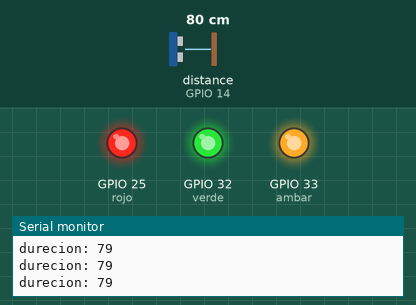
Recording of a sketch running on a simulated ESP32. Parts: output pins drawn as LEDs (lit = HIGH), the last lines printed to the serial monitor. Wiring (inferred from the names in the program): ultrasonic range finder: trigger GPIO 27; echo GPIO 14. Dashed ring = blinking. The test bench sets the inputs (shaded band); at power-on: distance to the obstacle (sensor on GPIO 14) 80 cm. The echo pulse lasts 58.3 µs per cm; pins used as bus, display or sensor lines are not drawn.

Above: at 1.2 s.
1.3 s: distance to the obstacle (sensor on GPIO 14) set to 18 cm
4.3 s: distance to the obstacle (sensor on GPIO 14) set to 15 cm
At 5.7 s:
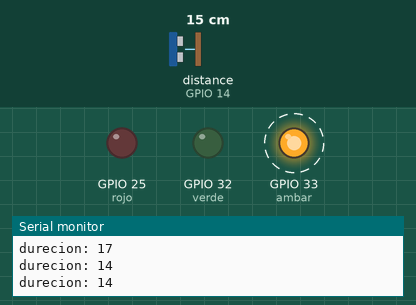
7.3 s: distance to the obstacle (sensor on GPIO 14) set to 8 cm
10.3 s: distance to the obstacle (sensor on GPIO 14) set to 5 cm
At 10.9 s:
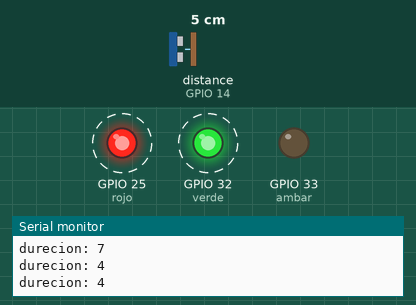
13.3 s: distance to the obstacle (sensor on GPIO 14) set to 9 cm
At 13.8 s:
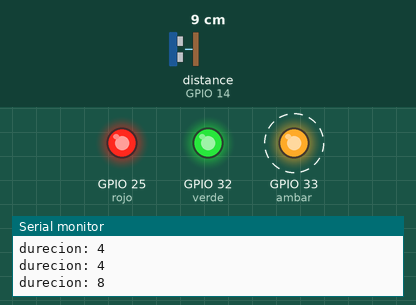
16.3 s: distance to the obstacle (sensor on GPIO 14) set to 2 cm
At 16.61 s:
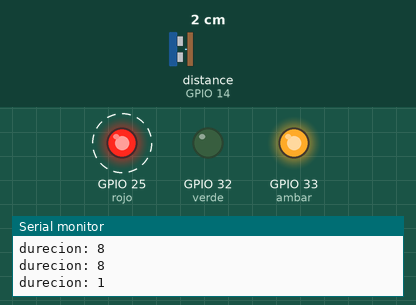
Timing chart, 0 to 20.3 s (numbered marks = the images above; inputs shaded):
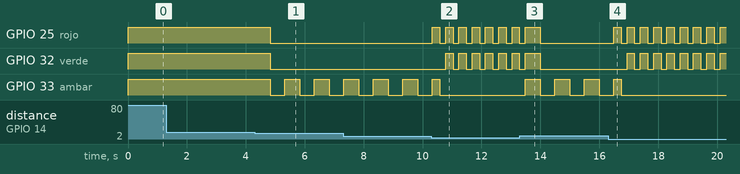

The sketch:

parking.ino
```cpp
// ULTRASONIDOS
#define emisorOnda   27
#define receptorOnda 14

//LED
#define rojo 25
#define ambar 33
#define verde 32

//Constantes
#define on HIGH
#define off LOW

int cm, duracion;

void setup() {
  // ULTRASONIDOS
  pinMode(emisorOnda, OUTPUT);
  pinMode(receptorOnda, INPUT);
  digitalWrite(emisorOnda, off);

  // LED
  pinMode(rojo, OUTPUT);
  pinMode(ambar, OUTPUT);
  pinMode(verde, OUTPUT);

  //Serial para comprobacion
  Serial.begin(9600);

  digitalWrite(rojo, on);
  digitalWrite(verde, on);
  digitalWrite(ambar, on);

}

void loop() {
  //ULTRASONIDOS
  delayMicroseconds(2);
  digitalWrite(emisorOnda, on);
  delayMicroseconds(10);
  digitalWrite(emisorOnda, off);

  duracion = pulseIn(receptorOnda, on);

  cm = duracion / 59;

  Serial.print("durecion: ");
  Serial.println(cm);

  //Condiciones para encendido del LedRGB
  if (cm < 0 && cm > 325) {
    ledOff();  //En caso de ser un valor fuera del rango no se enciende
  }

  if (cm >= 0 && cm <= 5) {
    //Si esta muy cerca se activa con el color rojo y un parpadeo acelerado
    ledColorRojo();

    delay(250);

    ledOff();

    delay(200);

    ledColorRojo();
  }

  if (cm > 5 && cm <= 15) {
    //Si es una distancia media se activa con el color ambar y un parpadeo normal
    ledColorAmbar();

    delay(500);

    ledOff();

    delay(500);

    ledColorAmbar();

  }

  else ledColorVerde();  //Si hay una distancia mas que suficiente de activa con un color verde fijo
}

// Metodos para los colores del LedRGB
void ledColorAmbar() {
  digitalWrite(ambar, on);
}

void ledColorRojo() {
  digitalWrite(rojo, on);
}

void ledColorVerde() {
  digitalWrite(verde, on);
}

void ledOff()  //Apagado del led
{
  digitalWrite(rojo, off);
  digitalWrite(ambar, off);
  digitalWrite(verde, off);
}
```

Measured:
- the behaviour switches between 17 and 16 cm on distance to the obstacle (sensor on GPIO 14) (found by bisection; images 0 and 1)
- the behaviour switches between 7 and 6 cm on distance to the obstacle (sensor on GPIO 14) (found by bisection; images 1 and 2)
- after the input at 4.3 s, GPIO 25 (rojo), GPIO 32 (verde): HIGH → LOW after 0.53 s; GPIO 33 (ambar): alternates HIGH for 0.50 s and LOW for 0.50 s, starting after 0.53 s
- after the input at 10.3 s, GPIO 25 (rojo): alternates HIGH for 0.25 s and LOW for 0.20 s, starting at once; GPIO 32 (verde): alternates HIGH for 0.25 s and LOW for 0.20 s, starting after 0.48 s
- after the input at 13.3 s, GPIO 33 (ambar): alternates HIGH for 0.50 s and LOW for 0.50 s, starting after 0.19 s
- after the input at 16.3 s, GPIO 25 (rojo): alternates HIGH for 0.25 s and LOW for 0.20 s, starting after 0.19 s; GPIO 32 (verde): alternates HIGH for 0.25 s and LOW for 0.20 s, starting after 0.64 s
